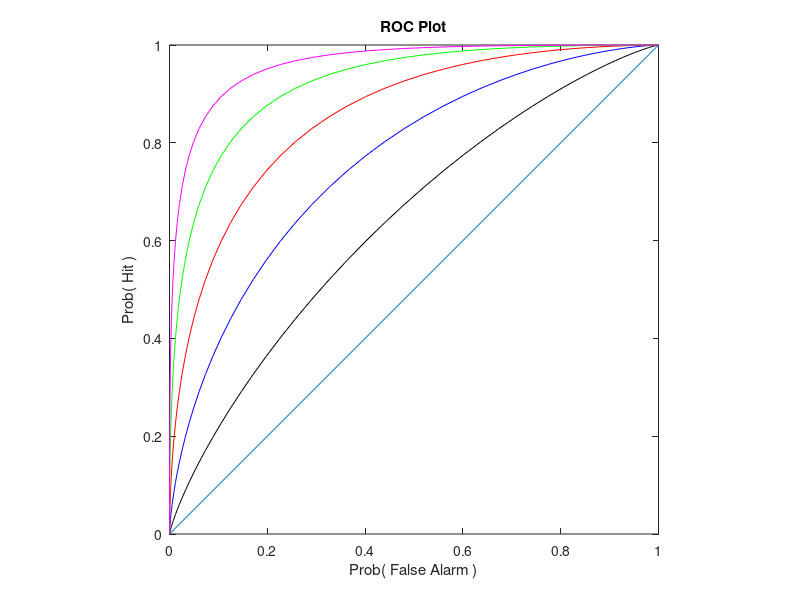

This figure's MATLAB source:
function d_prime = Reference_ROC()

% This function plots reference ROC curves that can be used to estimate
% the discriminability index by plotting a point with (P(False Alarm),P(Hit))
% coordinates.
% 
% The discriminabilty indices are incremented ...
%
% Author: Alan P. Knoerr              Last Update: October 30, 2018

%***************************%
%                           %
%  Initialize the ROC Plot  %
%                           %
%***************************%

% Initialize the ROC plot, and create a reference line with slope 1 for it
%(corresponding to d_prime = 0, meaning the signal present and absent
% conditions cannot be discriminated).

figure
reference_x = [0, 1];
reference_y = [0, 1];
plot(reference_x,reference_y) % The reference line is plotted in slate blue.
axis square
hold on
title('ROC Plot')
xlabel('Prob( False Alarm )')
ylabel('Prob( Hit )')

C = {'k','b','r','g','m'}; % Successive plotting colors:
                           % black, blue, red, green, magenta

%***************************************%
%                                       %
%  Calculate quantities to be plotted,  %
%  and plot the ROC curves.             %
%                                       %
%***************************************% 

% Determine the stimulus values at which to evaluate the noise densities.

absent_mean = 0;
max_signal_mean = 2.5;
std_dev = 1;

min_stim = absent_mean - 4*std_dev;        % Probability Theory
max_stim = max_signal_mean + 4*std_dev;    % (Chebyschev's Inequality)
increment = std_dev/10;                    % tells us nearly all the probability
x = min_stim:increment:max_stim;           % lies w/in 4 std_devs of the mean.             
 
% Evaluate the "absent" density at these stimulus values.

y_abs = normpdf(x,absent_mean,std_dev);

% Evaluate the "signal" densities at these stimulus values,
% and calculate d_prime in each case.
% Then calculate and plot level curves for d_prime
% in the ( P(False Alarm), P(Hit) ) plane.

d_prime = zeros(1,5);      % Initialize vector of discriminability indices.

for k = 1:5

signal_mean = k*0.5;
y_sig = normpdf(x,signal_mean,std_dev);

% Calculuate d_prime.

d_prime(k) = (signal_mean - absent_mean)/std_dev; % independent of stimulus value

% Determine false alarm and hit probabilities 
% as functions of the stimulus level, 
% acting as if that stimulus level to be used as the criterion level.

prob_false_alarm = 1 - (cumsum(y_abs)*increment); % 1 - P(Correct Rejection)
prob_hit = 1 - (cumsum(y_sig)*increment);         % 1 - P(Miss)

% Plot the ROC curve for the current discriminability index.

plot(prob_false_alarm,prob_hit,'color',C{k})

end

end

